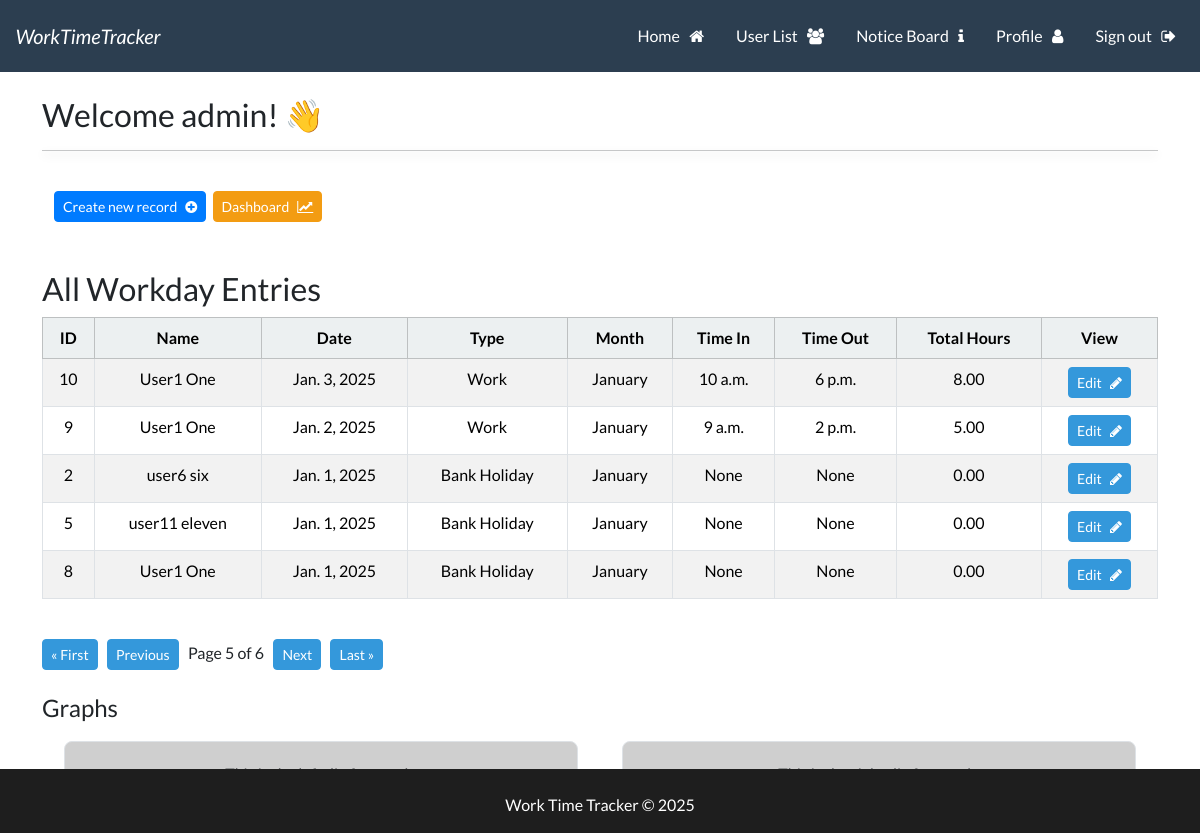
Before: /wttapp?page=5 (signed in) with the older database file.
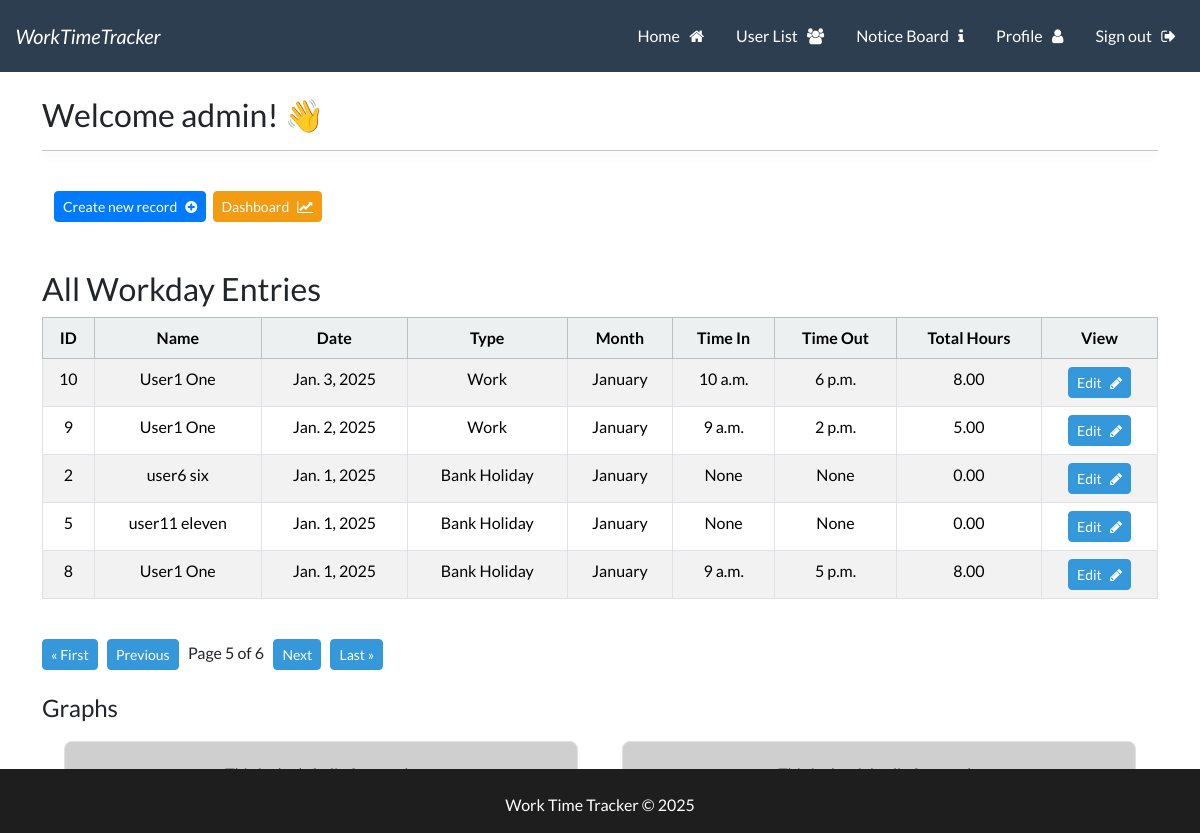
After: the same page with the newer database file.
### wttapp/models.py (models this page shows, shortened)
class Workday(models.Model):
    user = models.ForeignKey(User, related_name='user_workdays', on_delete=models.CASCADE)
    WORKDAY_TYPE_CHOICES = [
        ('Work', 'Work'),
        ('Sick Leave', 'Sick Leave'),
        ('Annual Leave', 'Annual Leave'),
        ('Bank Holiday', 'Bank Holiday'),
    ]
    MONTH_CHOICES = [
        ('January', 'January'),
        ('February', 'February'),
        ('March', 'March'),
        ('April', 'April'),
        ('May', 'May'),
        ('June', 'June'),
        ('July', 'July'),
        ('August', 'August'),
        ('September', 'September'),
        ('October', 'October'),
        ('November', 'November'),
        ('December', 'December'),
    ]
    id = models.AutoField(primary_key=True)
    date = models.DateField()
    year = models.IntegerField(default=datetime.now().year)
    month = models.CharField(
        max_length=20,
        choices=MONTH_CHOICES,
        default=get_current_month,
    )
    workday_type = models.CharField(
        max_length=20,
        choices=WORKDAY_TYPE_CHOICES,
        default='Work',
    )
    time_in = models.TimeField(blank=True, null=True)
    time_out = models.TimeField(blank=True, null=True)
    @property
    def total_hours(self):
        if self.time_in and self.time_out:
            time_in_dt = datetime.combine(date.today(), self.time_in)
            time_out_dt = datetime.combine(date.today(), self.time_out)
            time_diff = time_out_dt - time_in_dt
            return time_diff.total_seconds() / 3600  # Convert seconds to hours
        return 0

### UserLogin/models.py (models this page shows, shortened)
class UserProfile(models.Model):
    user = models.OneToOneField(User, related_name='user_profile', on_delete=models.CASCADE)
    username = models.CharField(max_length=150, editable=False)  # Automatically populated
    firstname = models.CharField(max_length=30, null=False, editable=True)  # Automatically populated
    lastname = models.CharField(max_length=150, null=False, editable=True)  # Automatically populated
    email = models.EmailField(null=True, editable=True)  # Automatically populated
    emergency_contact = models.CharField(max_length=100, blank=True, null=True, help_text="Emergency contact name and number.")
    manager_name = models.ForeignKey(
        User,
        related_name='user_manager',
        on_delete=models.SET_NULL,
        blank=True,
        null=True,
    )
    POSITION_CHOICES = [
        ('Staff', 'Staff'),
        ('Manager', 'Manager'),
        ('System Admin', 'System Admin'),
    ]
    position = models.CharField(
        max_length=20,
        choices=POSITION_CHOICES,
        default='Staff',
        help_text="This can be edited by your manager or System admin."
    )
    STATUS_CHOICES = [
        ('Active', 'Active'),
        ('Former', 'Former'),
    ]
    status = models.CharField(
        max_length=10,
        choices=STATUS_CHOICES,
        default='Active',
        help_text="User status (Active or Former)."
    )
    profile_picture = models.ImageField(upload_to='profile_pictures', blank=True, null=True)

### wttapp/views.py (the view)
# urls.py: 2. Add a URL to urlpatterns:  path('', views.home, name='home')
@login_required
def home(request):
    user_profile = UserProfile.objects.get(user=request.user)
    if user_profile.status == 'Active' and user_profile.position in ['System Admin', 'Manager']:
        records_list = Workday.objects.select_related('user__user_profile').all().order_by('-date')  # Show all records
    else:
        records_list = Workday.objects.select_related('user__user_profile').filter(user=request.user).order_by('-date')  # Show only the user's records
    paginator = Paginator(records_list, 5)  # Show 5 records per page
    page = request.GET.get('page', 1)  # Get the current page number from the request
    try:
        records = paginator.page(page)
    except PageNotAnInteger:
        records = paginator.page(1)
    except EmptyPage:
        records = paginator.page(paginator.num_pages)
    return render(request, 'wttapp/home.html', {'records': records, 'user_profile': user_profile})

### templates/wttapp/home.html (shortened to what this page needs)
{% extends 'base.html' %}
{% load static %}
{% block content %}
<h3> Welcome {{user}}! 👋 </h3>
<hr>
<br>
<div class="container-fluid">
    <div class="row">
        <div class="col-md-6 col-12">
                <a class="btn btn-primary btn-sm" href="{% url 'create_record' %}">Create new record &nbsp; <i class="fa fa-plus-circle" aria-hidden="true"></i></a>&nbsp;
                <a class="btn btn-warning btn-sm ml-auto" href="{% url 'dashboard' %}">Dashboard &nbsp; <i class="fa fa-line-chart" aria-hidden="true"></i></a>
        </div>
    </div>
</div>
<br><br>
{% if user_profile.status == 'Active' and user_profile.position in 'System Admin Manager' %}
    <h3>All Workday Entries</h3>
{% else %}
    <h3>Your Workday Entries</h3>
{% endif %}
<table class="table table-hover table-striped  table-bordered text-center">
    <thead class="table-light">
        <tr>
            <th scope="col">ID</th>
            <th scope="col">Name</th>
            <th scope="col">Date</th>
            <th scope="col">Type</th>
            <th scope="col">Month</th>
            <th scope="col">Time In</th>
            <th scope="col">Time Out</th>
            <th scope="col">Total Hours</th>
            <th scope="col">View</th>
        </tr>
    </thead>
    <tbody>
        {% if records %}
        {% for record in records %}
        <tr>
            <td>{{ record.id }}</td>
            <td>{{ record.user.user_profile.firstname }} {{ record.user.user_profile.lastname }} </td>
            <td>{{ record.date }}</td>
            <td>{{ record.get_workday_type_display }}</td>
            <td>{{ record.get_month_display }}</td>
            <td>{{ record.time_in }}</td>
            <td>{{ record.time_out }}</td>
            <td>{{ record.total_hours|floatformat:2 }}</td>
            <td>
                <a href="{% url 'edit_workday' record.id %}" class="btn btn-info btn-sm">Edit &nbsp; <i class="fa fa-pencil" aria-hidden="true"></i></a>
        </tr>
        {% endfor %}
        {% endif %}
    </tbody>
</table>
<br>
<div class="pagination">
    <span class="step-links">
        {% if records.has_previous %}
        <a class="btn btn-info btn-sm btn-info" href="?page=1">&laquo; First</a> &nbsp;
        <a class="btn btn-info btn-sm btn-info" href="?page={{ records.previous_page_number }}">Previous</a> &nbsp;
        {% endif %}
        <span class="current">
            Page {{ records.number }} of {{ records.paginator.num_pages }} &nbsp;
        </span>
        {% if records.has_next %}
        <a class="btn btn-info btn-sm btn-secondary" href="?page={{ records.next_page_number }}">Next</a> &nbsp;
        <a class="btn btn-info btn-sm btn-secondary" href="?page={{ records.paginator.num_pages }}">Last &raquo;</a>
        {% endif %}
    </span>
</div>
<br>
<h4>Graphs</h4>
<div class="container-fluid">
    <div class="row">
        <div class="col-md-6 col-12">
            <div class="custom-div">
                <p class="text-muted">This is the left div for graph.</p>
            </div>
        </div>
        <div class="col-md-6 col-12">
            <div class="custom-div">
                <p class="text-muted">This is the right div for pragh. </p>
            </div>
        </div>
    </div>
</div>
{% endblock %}

Changed rows visible on the page:
changed Workday id 8: time_in "None" → "9 a.m."; time_out "None" → "5 p.m."; total_hours "0.00" → "8.00"
